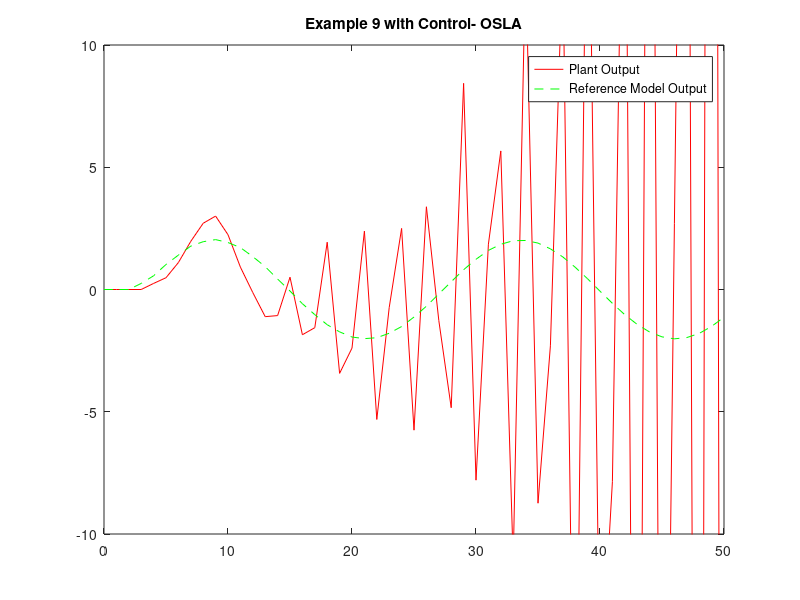

The MATLAB script that drew this image: (Note: this script raises an error after producing the figure.)
clc;close all;clear all;
a =1; b = 1;
m0 = 3;
m1 = 20;
m2 = 1;

w1 = 0.001*rand(m1,m0+1);
w2 = zeros(m2,m1+1);
lambda=0.0001;
P = (1/lambda)*eye(m1+1);

yp = [0 0 0];
ym= [0 0 0];
u =[0 0];
n= 0:10000;

for k =1:length(n)
    
        p = [1;yp(end);yp(end-1);yp(end-2)];
        r1 = sin(2*pi*k/25);
        y =(5*yp(end)*yp(end-1)/(1 + (yp(end))^2 + (yp(end-1))^2+ (yp(end-2))^2))+ u(end)+(1.1)*u(end-1);
        ya = 0.32*ym(end) + 0.64*ym(end-1)-0.5*ym(end-2)+ r1;

        v1 = w1*p; 
        phi_v1 = a*tanh(b*v1); 
        y1_k = [1 ; phi_v1];
        v2 = w2*y1_k;
       
        y3 = v2 ;
        E  = y - y3;
        
        
        P1 = P - (P*y1_k*y1_k'*P)/(1 + y1_k'*P*y1_k);
        P = P1;
        w2 = w2 + E*y1_k'*P1;


        u1 = (1/1)*(-y3 -(1.1)*u(end)+0.32*yp(end) + 0.64*yp(end-1)-0.5*yp(end-2)+ r1);
        
        yp=[yp y];
        ym=[ym ya];
        u=[u u1];
end

% ----------------------------------------------------------------------- %
%                           Plotting Graphs                               %
% ----------------------------------------------------------------------- %
K =0:length(n)+2;
figure;
plot(K,yp,'-r',K,ym,'--g')
axis([0 50  -10 10])
legend('Plant Output', 'Reference Model Output');
title('Example 9 with Control- OSLA');

K=0:length(n)+1;
figure;
plot(K,u)
axis([0 50 -300 300])
title('Example 9 oscillatory input');

g=var(yp(3:end)-ym(3:end));
h=var(yp(3:end));
perf=(1-(g/h))*100;
disp(perf);
mse = sum((yp(3:end)-ym(3:end)).^2)/(length(yp(3:end)));
disp(mse);